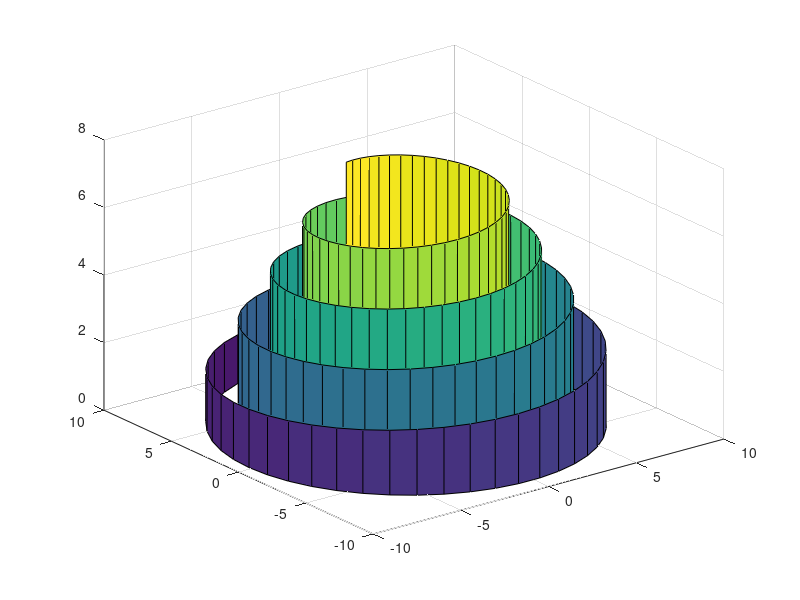

Reproduce this figure in MATLAB. (Note: this script raises an error after producing the figure.)
%figure(1)
%colormap(flipud(gray))
%q = double(imread('ngc6543a.jpg'));               
%qq = 0.3*q(:,:,1) + 0.59*q(:,:,2) + 0.11*q(:,:,3);
%clf
%imagesc(qq(1:550,1:598))
%axis image off
%hold on
%ax = axis;
%plot([ax(1) ax(2) ax(2) ax(1) ax(1)],...
%     [ax(3) ax(3) ax(4) ax(4) ax(3)])
% 
%figure(2)
%clf
%colormap(gray(256))
%q = double(imread('ambass.jpg'));
%qq = 0.3*q(:,:,1) + 0.59*q(:,:,2) + 0.11*q(:,:,3);
%clf
%imagesc(qq)
%brighten(0.6)
%axis image off
%hold on
%ax = axis;
%plot([ax(1) ax(2) ax(2) ax(1) ax(1)],...
%     [ax(3) ax(3) ax(4) ax(4) ax(3)])
% 
figure(3)
clf
t = linspace(0,2*pi,200);
x = (10 - t).*cos(4.3*t);
y = (10 - t).*sin(4.3*t);
z = 1+t;
surf(x'*[1 1],y'*[1 1],z'*[0 1],z'*[1 1])
colormap(range(gray,.5,.9))
hold on
axis tight
ax = axis;
plot([ax(1) ax(2) ax(2) ax(1) ax(1)],...
      [ax(3) ax(3) ax(4) ax(4) ax(3)])
view([24 65])
axis off
